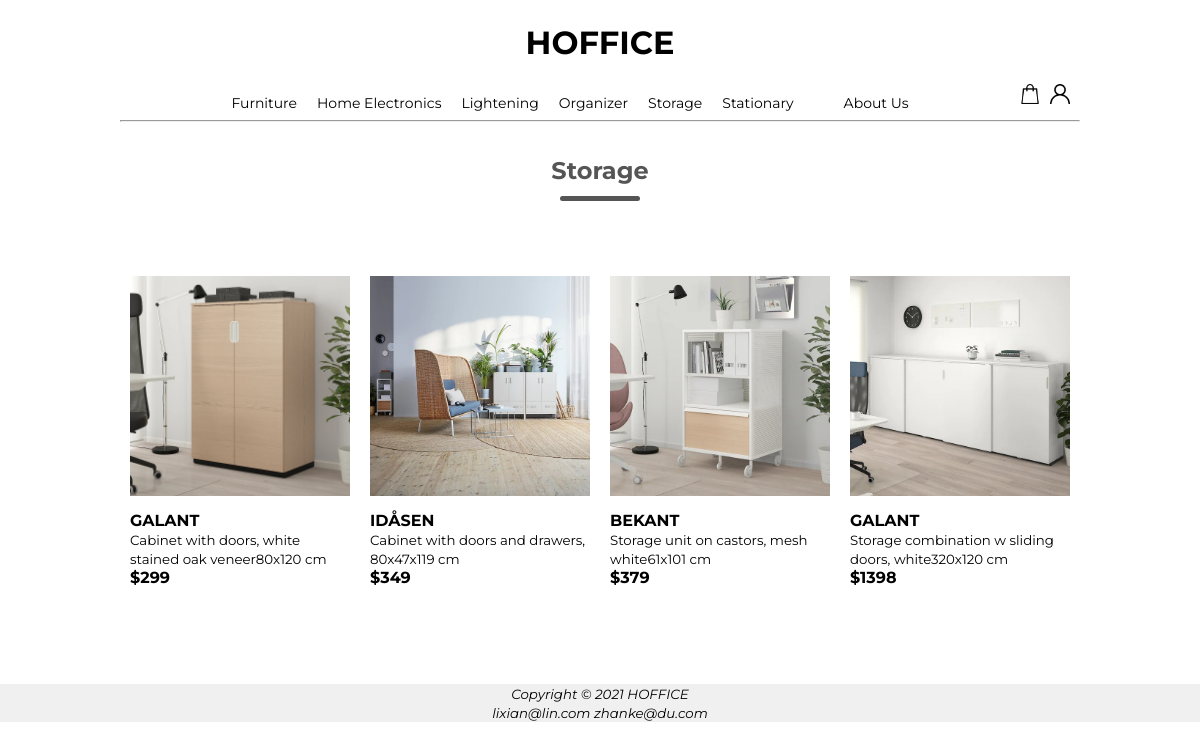
The app's page /storage.php, older data.
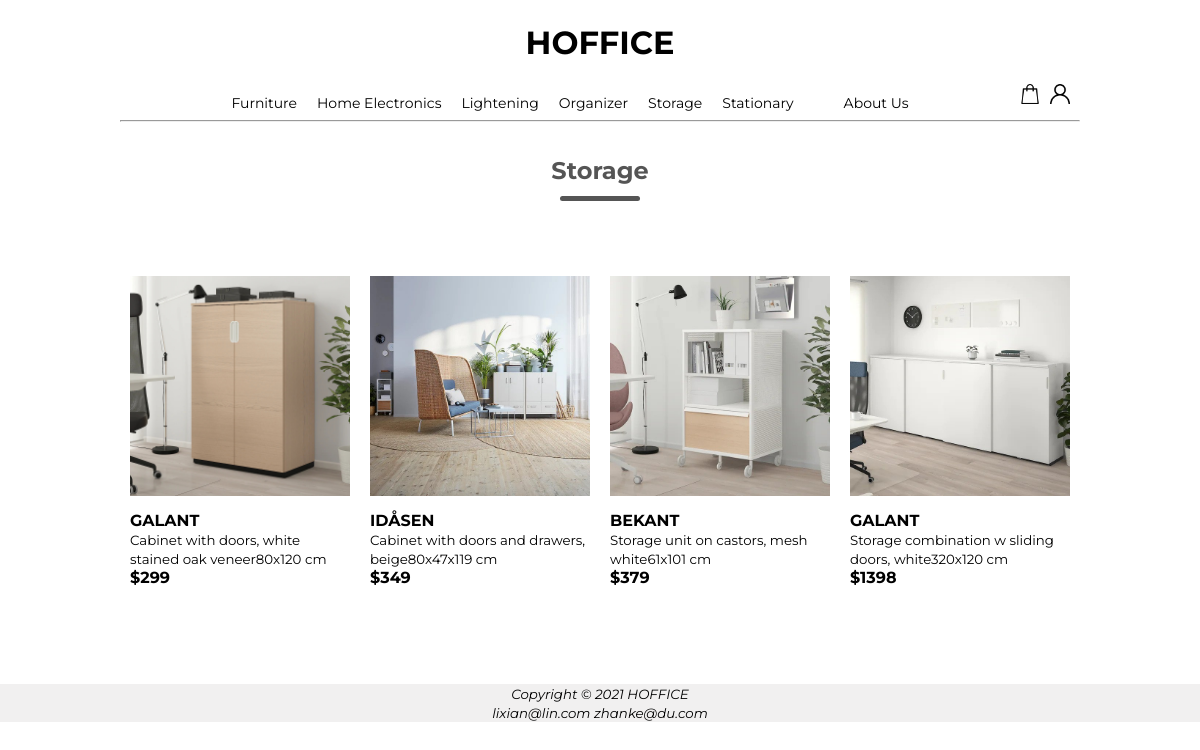
The same page, newer data.
### tables this page shows
create table if not exists image (
	img_id int unsigned not null auto_increment primary key,
	p_id int unsigned not null,
	img_dir char(30));

CREATE TABLE IF NOT EXISTS product (
    p_id INT UNSIGNED AUTO_INCREMENT PRIMARY KEY,
    p_name VARCHAR(30) NOT NULL,
    p_price DOUBLE NOT NULL,
    p_sht_desc VARCHAR(200) NOT NULL,
    p_lng_desc VARCHAR(500) NOT NULL
    );

### storage.php (the view, shortened to what this page needs)
<?php
include_once('connect.php');
$query = "SELECT f32ee.product.p_id, f32ee.product.p_name, f32ee.product.p_price, f32ee.product.p_sht_desc, f32ee.image.img_id,f32ee.image.img_dir
	FROM f32ee.product
	INNER JOIN image ON f32ee.product.p_id=f32ee.image.p_id
	WHERE f32ee.image.img_id like '5%0'";
$result = $conn->query($query);
$num_result = $result->num_rows;
?>
<?php
include_once("header.php");
?>
<hr>
<br>
<div class="section-title">
    <h2> Storage</h2>
</div>
<div class="products">
    <div class="row">
        <?php
        for ($i = 0; $i < $num_result; $i++) {
            $row = $result->fetch_assoc();
            ?>
            <div class="col-4" onclick="submit(this)">
                    <img class="product-img" src="<?php echo $row['img_dir']; ?>">
                    <h4><?php echo $row['p_name']; ?></h4>
                    <small><?php echo $row['p_sht_desc']; ?></small>
                    <h4>$<?php echo $row['p_price']; ?></h4>
            </div>
            <?php
        }
        ?>
    </div>
</div>
<br>
<br>
<br>
<?php
include_once("footer.php");
?>
</body>
</html>

Row changes from the older to the newer data that the page shows:
changed through a linked row, image "IDÅSEN": p.p_sht_desc "Cabinet with doors and drawers, 80x47x119 cm" → "Cabinet with doors and drawers, beige80x47x119 cm"
